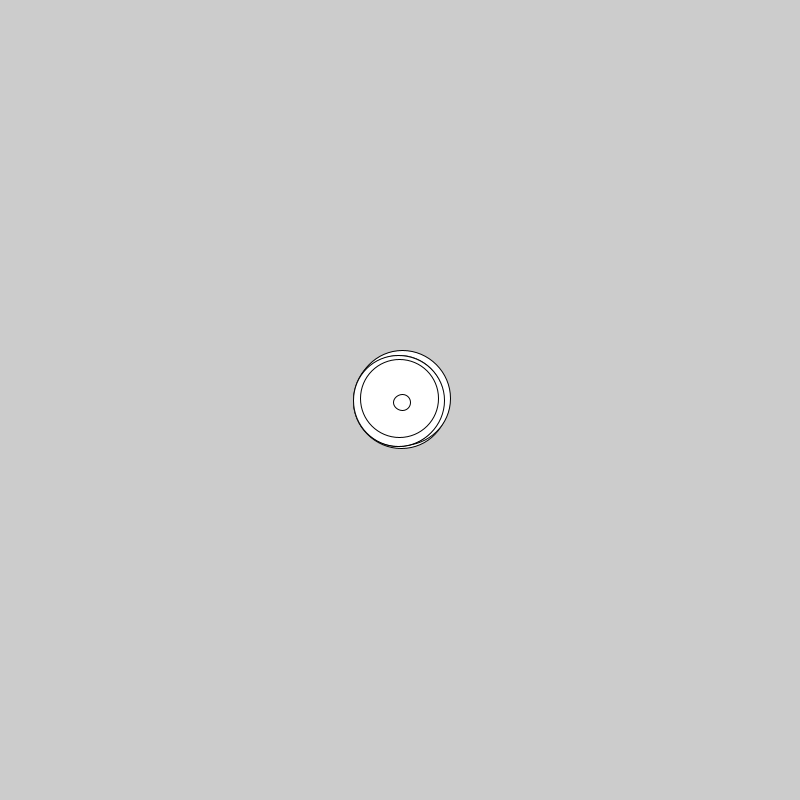
Frame 1 (no input)
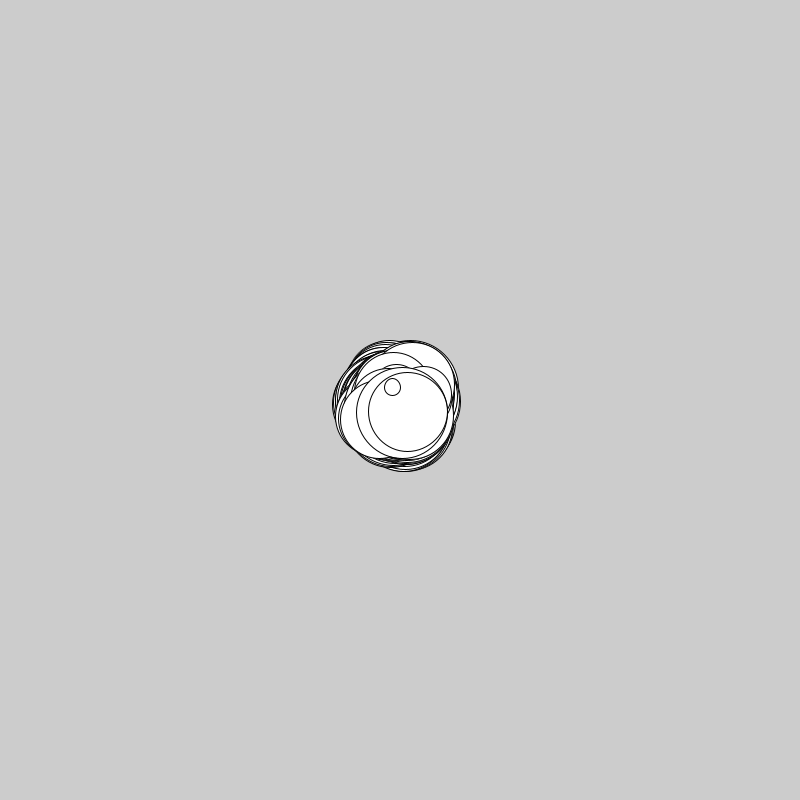
Frame 60 (the mouse pressed at the canvas centre just before this capture)
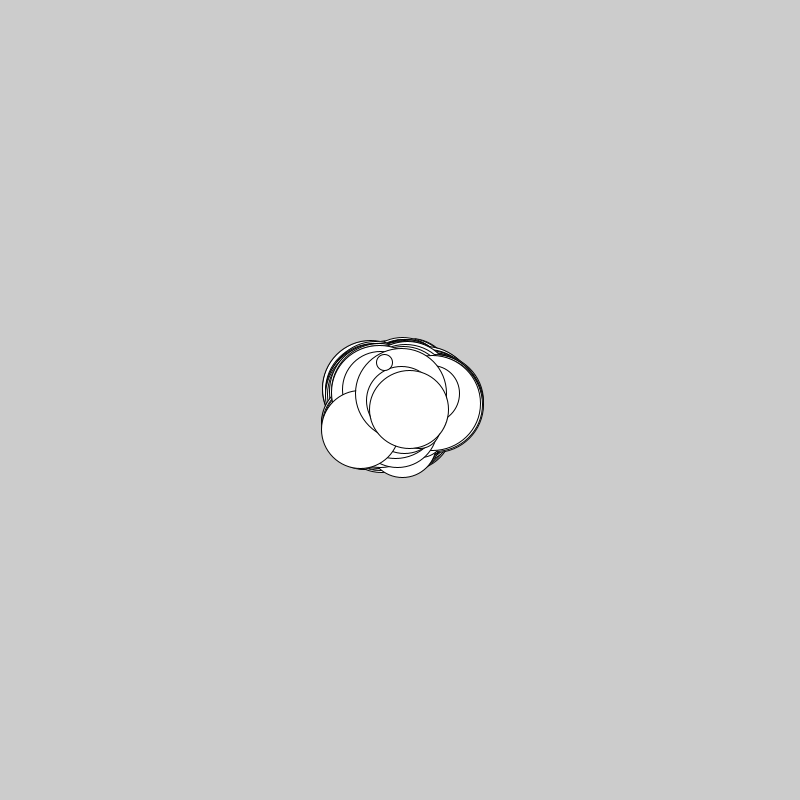
Frame 120 (the mouse held since frame 60 and released just before this capture)

The Processing sketch that drew these frames (run headless with seeded random() and noise(); from frame 60 on, the mouse is pressed at the canvas centre):

// Processing sketch: size_no_change
// ── size_no_change.pde
Mover[] myMovers;
int n=50;

void setup(){
  int i=0;
  size(800,800);
  myMovers = new Mover[n];
  while(i<n){
  myMovers[i]=new Mover();
  i++;
  }
}

void draw(){
  
  int i=0;
  while(i<n){
  myMovers[i].act();
  myMovers[i].show();
  i++;
  }
  
}

// ── mover.pde
class Mover{
  float x,y,d;
  
  //constructor
  Mover(){
    x=width/2;
    y=width/2;
    d=random(10,100);
    
  }
  
  void show(){
    stroke(0);
    fill(255);
    
    circle(x,y,d);
    
  }
  
  void act(){
    x=x+random(-3,3);
    y=y+random(-3,3);
  }
  
  
}
